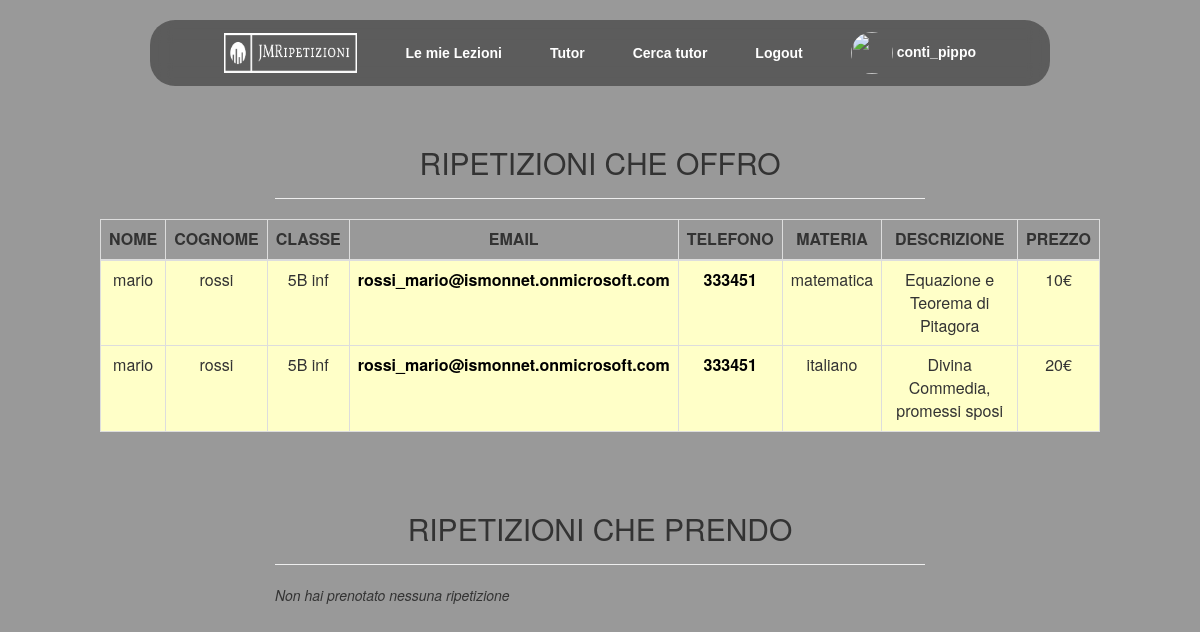
/Lezioni/index.php (signed in), run on the app's committed database.
### tables this page shows
CREATE TABLE `utente` (
  `id` int(11) NOT NULL,
  `nome_utente` varchar(50) NOT NULL,
  `email` varchar(50) NOT NULL,
  `password` varchar(50) NOT NULL,
  `immagine_profilo` varchar(1000) NOT NULL DEFAULT 'https://png.pngtree.com/png-vector/20190223/ourlarge/pngtree-profile-line-black-icon-png-image_691065.jpg',
  `anno` int(11) NOT NULL,
  `sezione` char(1) NOT NULL,
  `indirizzo` varchar(3) NOT NULL,
  `nome` varchar(50) NOT NULL,
  `cognome` varchar(50) NOT NULL,
  `numTelefono` varchar(15) DEFAULT NULL,
  `sesso` char(1) NOT NULL
);

CREATE TABLE `materie` (
  `id` int(11) NOT NULL,
  `materia` varchar(50) NOT NULL
);

CREATE TABLE `materiatutor` (
  `id_ripetizione` int(4) NOT NULL,
  `idtutor` int(11) NOT NULL,
  `idmaterie` int(11) NOT NULL,
  `descrizione` varchar(250) DEFAULT NULL,
  `prezzi_ora` int(2) NOT NULL
);

### Lezioni/index.php (the view, shortened to what this page needs)
<html lang="en">
<head>
    <link rel="stylesheet" href="https://maxcdn.bootstrapcdn.com/bootstrap/3.3.7/css/bootstrap.css">
    <link rel="stylesheet" href="../Stylesheets/style.css">
</head>
<body>
    <?php
            include_once '../header/navbar.php';
        ?>
    <div class="wrapper">
        <div class="row">
            <div class="col-md-12">
                <div class="page-header clearfix">
                    <center><h2 class="">RIPETIZIONI CHE OFFRO</h2></center>
                </div>
            </div>
            </div>
    </div>
                <?php
                        require_once '../Database/config.php';
                        $sql = 'SELECT u.nome, u.cognome, u.anno, u.sezione, u.indirizzo, u.email, u.numTelefono, m.materia,mt.descrizione, mt.prezzi_ora
                        FROM utente u, lezioni l, materiatutor mt, materie m
                        WHERE u.id=l.id_alunno AND l.id_ripetizione=mt.id_ripetizione AND m.id=mt.idmaterie
                        AND l.id_ripetizione IN (
                            SELECT l.id_ripetizione
                            FROM utente u, tutor t, materiatutor mt, materie m, lezioni l
                            WHERE u.id=t.id_utente AND t.id_utente=mt.idtutor AND m.id=mt.idmaterie AND mt.id_ripetizione=l.id_ripetizione AND u.id=?)';
                            if($stmt = mysqli_prepare($link,$sql)){
                                mysqli_stmt_bind_param($stmt, "i", $param_id);
                                $param_id=$_SESSION['id'];
                                if(mysqli_stmt_execute($stmt)){
                                    $result = mysqli_stmt_get_result($stmt);
                                    if(mysqli_num_rows($result) > 0){
                                        echo "<center>";
                                        echo "<table class='table table-bordered table-striped'>";
                                        echo "<thead >";
                                        echo "<tr>";
                                            echo "<th style='text-align:center'>NOME</th>";
                                            echo "<th style='text-align:center'>COGNOME</th>";
                                            echo "<th style='text-align:center'>CLASSE</th>";
                                            echo "<th style='text-align:center'>EMAIL</th>";
                                            echo "<th style='text-align:center'>TELEFONO</th>";
                                            echo "<th style='text-align:center'>MATERIA</th>";
                                            echo "<th style='text-align:center'>DESCRIZIONE</th>";
                                            echo "<th style='text-align:center'>PREZZO</th>";
                                        echo "</tr>";
                                    echo "</thead>";
                                    echo "<tbody>";
                                        while($row = mysqli_fetch_array($result)){
                                            echo '<tr style="text-align:center ; background-color:rgb(255, 255, 200);">';
                                                echo "<td>".$row['nome']."</td>";
                                                echo "<td>".$row['cognome']."</td>";
                                                echo "<td>".$row['anno'].$row['sezione']." ".$row['indirizzo']."</td>";
                                                echo "<td><a style='color:black' href='mailto:".$row['email']."' >".$row['email']."</a></td>";
                                                echo "<td><a style='color:black' href='https://wa.me/+39".$row['numTelefono']."' >".$row['numTelefono']."</a></td>";
                                                echo "<td>".$row['materia']."</td>";
                                                echo "<td>".$row['descrizione']."</td>";
                                                echo "<td>".$row['prezzi_ora']."€</td>";
                                            echo "</tr>";
                                        }
                                     echo "</tbody>";
                                        echo "</table></center>";
                                    } else echo "<p class='wrapper'><em>Nessuna ripetizione offerta prenotata</em></p>";
                                } else echo "<br>ERRORE: Errore nella sintassi della query";
                            }else{
                                echo "errore";
                            }
                    ?>
    <div class="wrapper">
        <div class="row">
            <div class="col-md-12">
                <div class="page-header clearfix">
                    <center><h2 class="">RIPETIZIONI CHE PRENDO</h2></center>
                </div>
            </div>
        </div>
    </div>
    <?php
                        require_once '../Database/config.php';
                        $sql = 'SELECT u.nome, u.cognome, u.anno, u.sezione, u.indirizzo, mt.descrizione, m.materia, mt.prezzi_ora, u.email, u.numTelefono, m.materia
                        FROM utente u, tutor t, materiatutor mt, materie m, lezioni l
                        WHERE u.id=t.id_utente AND t.id_utente=mt.idtutor AND m.id=mt.idmaterie AND mt.id_ripetizione=l.id_ripetizione AND l.id_alunno=?';
                            if($stmt = mysqli_prepare($link,$sql)){
                                mysqli_stmt_bind_param($stmt, "i", $param_id);
                                if(mysqli_stmt_execute($stmt)){
                                    $result = mysqli_stmt_get_result($stmt);
                                    if(mysqli_num_rows($result) > 0){
                                    echo "<center><table class='table table-bordered table-striped'>";
                                        echo "<thead>";
                                                echo "<tr>";
                                                    echo "<th>nome</th>";
                                                    echo "<th>cognome</th>";
                                                    echo "<th>classe</th>";
                                                    echo "<th>descrizione</th>";
                                                    echo "<th>materia</th>";
                                                    echo "<th>prezzo</th>";
                                                    echo "<th>email</th>";
                                                    echo "<th>telefono</th>";
                                                echo "</tr>";
                                            echo "</thead>";
                                        echo "<tbody>";
                                        while($row = mysqli_fetch_array($result)){
                                            echo '<tr style="text-align:center ; background-color:rgb(255, 255, 200);">';
                                                echo "<td>".$row['nome']."</td>";
                                                echo "<td>".$row['cognome']."</td>";
                                                echo "<td>".$row['anno'].$row['sezione']." ".$row['indirizzo']."</td>";
                                                echo "<td>".$row['descrizione']."</td>";
                                                echo "<td>".$row['materia']."</td>";
                                                echo "<td>".$row['prezzi_ora']."€</td>";
                                                echo "<td><a style='color:black' href='mailto:".$row['email']."' >".$row['email']."</a></td>";
                                                echo "<td><a style='color:black' href='https://wa.me/+39".$row['numTelefono']."' >".$row['numTelefono']."</a></td>";
                                            echo "</tr>";
                                        }
                                        echo "</tbody>";
                                    echo "</table></center>";
                                        mysqli_free_result($result);
                                    } else echo "<p class='wrapper'><em>Non hai prenotato nessuna ripetizione</em></p>";
                                } else echo "<br>ERRORE: Errore nella sintassi della query";
                            }else{
                                echo "errore";
                            }
                    ?>
</body>
</html>

### Stylesheets/style.css (style rules this page uses)
body { height: 100vh; margin: 0; background-color: rgba(0, 0, 0, 0.4); background-repeat: no-repeat; background-attachment: fixed; background-position: center; display: flex; flex-flow:column; justify-content: flex-start; }
a { color: white; text-decoration: none; font-weight: bold; }

### Lezioni/index.php (style rules this page uses)
.wrapper { width: 650px; margin: 0 auto; }
.table { width: 1000px; }

### data on the page
utente: nome "mario", cognome "rossi", anno "5", sezione "B", indirizzo "inf", email "rossi_mario@ismonnet.onmicrosoft.com", numTelefono "333451", materie.materia "matematica", materiatutor.descrizione "Equazione e Teorema di Pitagora", materiatutor.prezzi_ora "10", materie.materia "italiano", materiatutor.descrizione "Divina Commedia, promessi sposi", materiatutor.prezzi_ora "20"

### other printed values
$_SESSION['uname'] "conti_pippo"
